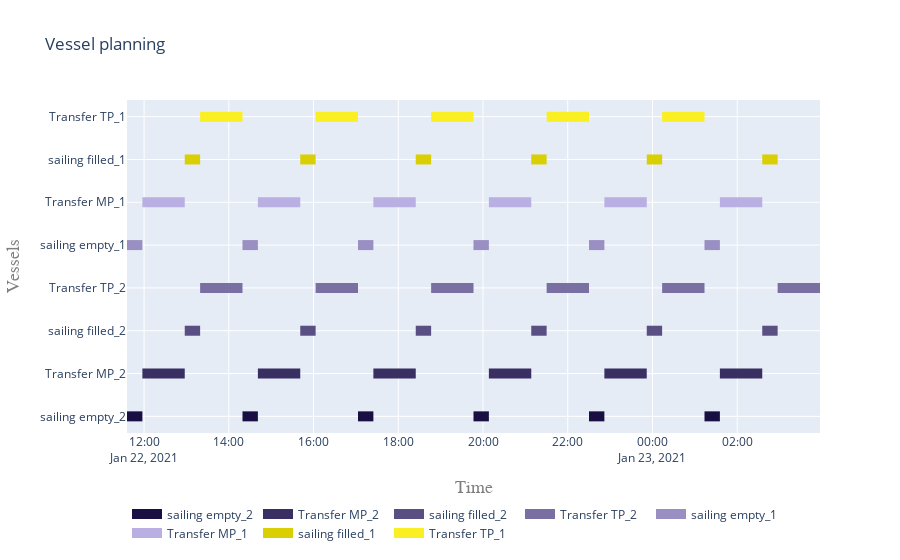

Notebook code for this chart:
### Code cell
plot.vessel_planning([
    *while_activity2.sub_processes[0].sub_processes,
    *while_activity.sub_processes[0].sub_processes 
])
